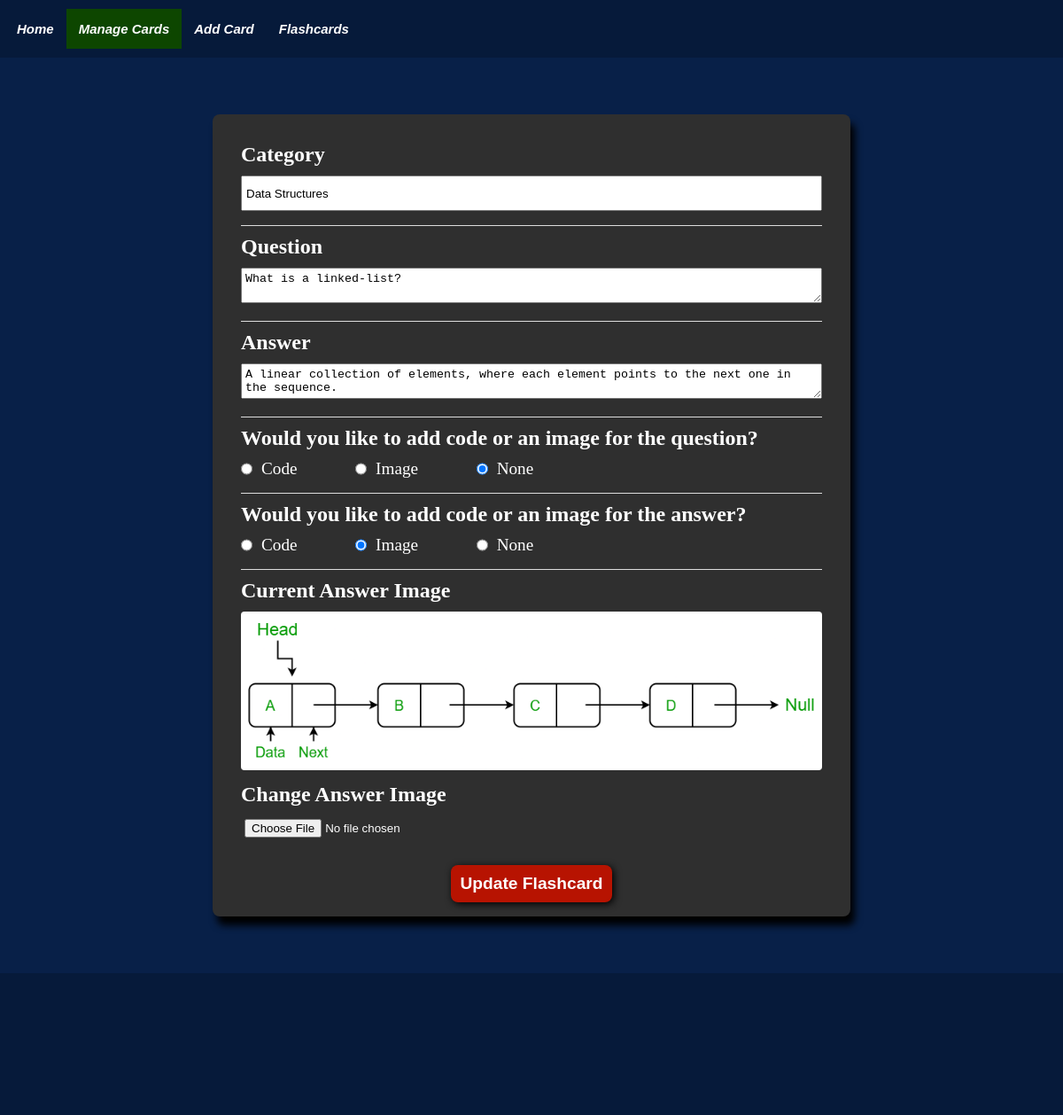
/edit_flashcard/23, run on the app's committed database.
### tables this page shows
CREATE TABLE Flashcards(
                    cid INTEGER PRIMARY KEY AUTOINCREMENT,
                    category TEXT NOT NULL,
                    question TEXT,
                    answer TEXT,
                    qid INTEGER REFERENCES Figure(fid), 
                    aid INTEGER REFERENCES Figure(fid)
            );

CREATE TABLE Figure(
                    fid INTEGER PRIMARY KEY AUTOINCREMENT,
                    code_block TEXT,
                    code_type TEXT,
                    image_file TEXT
            );

### app/routes.py (the view)
@app.route("/edit_flashcard/<key>")
def edit_flashcard_route(key):
    data = database.view_card(key=key)
    categories = database.view_allcategories()
    return render_template('edit_flashcard.html', nav_id="manage-page", data=data, categories=categories)

### app/database.py (called while the page is built)
def view_allcategories():
    try:
        with sqlite3.connect(DATABASE) as conn:
            c = conn.cursor()
            LOGGER.info(f"SELECT category, COUNT(*) as count FROM Flashcards GROUP BY category")
            c.execute("SELECT category, COUNT(*) as count FROM Flashcards GROUP BY category")
            card_data = c.fetchall()
            response = {}
            for x in card_data:
                key = x[0]              # Category type
                response[key] = x[1]    # Number of question in the category
        return response
    except sqlite3.Error as e:
        LOGGER.error(f"An error occured when retrieving from the database: {e}")
        return None

### app/templates/edit_flashcard.html (shortened to what this page needs)
{% extends "base.html" %}
{% block content %}
<div class="flashcard-content">
    <form action="{{ url_for('update_flashcard_route', key=data['key']) }}" method="post" enctype="multipart/form-data">
        <div class="flashcard-content-inner">
            <h2>Category</h2>
            <input class="search" id="category" name="category" rows="4" value="{{ data['category'] | escape }}">
        </div>
        <div class="flashcard-content-inner">
            <h2>Question</h2>
            <textarea id="question" name="question" rows="4">{{ data['question'] | escape }}</textarea>
        </div>
        <div class="flashcard-content-inner">
            <h2>Answer</h2>
            <textarea id="answer" name="answer" rows="4">{{ data['answer'] | escape }}</textarea>
        </div>
        <div class="flashcard-content-inner">
            <h2>Would you like to add code or an image for the question?</h2>
            <div class="radio-input">
                <input type="radio" id="q-code-selection" name="q-figure-type" value="code" onclick="toggleQuestionFields('code')" {% if data['q_code_block'] %}checked{% endif %}>
                <label for="q-code-selection">Code</label>
                <input type="radio" id="q-image-selection" name="q-figure-type" value="image" onclick="toggleQuestionFields('image')" {% if data['q_image_file'] %}checked{% endif %}>
                <label for="q-image-selection">Image</label>
                <input type="radio" id="q-none-type" name="q-figure-type" value="none" onclick="toggleQuestionFields('none')" {% if not data['q_code_block'] and not data['q_image_file'] %}checked{% endif %}>
                <label for="q-none-type">None</label>
            </div>
        </div>
        <div class="flashcard-content-inner">
            <h2>Would you like to add code or an image for the answer?</h2>
            <div class="radio-input">
                <input type="radio" id="a-code-selection" name="a-figure-type" value="code" onclick="toggleAnswerFields('code')" {% if data['a_code_block'] %}checked{% endif %}>
                <label for="a-code-selection">Code</label>
                <input type="radio" id="a-image-selection" name="a-figure-type" value="image" onclick="toggleAnswerFields('image')" {% if data['a_image_file'] %}checked{% endif %}>
                <label for="a-image-selection">Image</label>
                <input type="radio" id="a-none-type" name="a-figure-type" value="none" onclick="toggleAnswerFields('none')" {% if not data['a_code_block'] and not data['a_image_file'] %}checked{% endif %}>
                <label for="a-none-type">None</label>
            </div>
        </div>
        <div class="flashcard-content-inner" id="a-image-section" style="display: none;">
            {% if data['a_image_file'] %}
                <h2>Current Answer Image</h2>
                <img class="card-image" id="a-card-image" src="{{ url_for('static', filename='images/' + data['a_image_file']) }}"
                    alt="{{ data['a_image_file'] }}">
            {% endif %}
            <h2>Change Answer Image</h2>
            <input type="file" id="a-image-figure" name="a-image-figure">
        </div>
        <button class="edit-btn" type="submit">Update Flashcard</button>
    </form>
</div>
{% endblock %}

### app/static/css/base.css (style rules this page uses)
* { padding: 0; margin: 0; box-sizing: border-box; }
body { background-color: #082048; font-family: 'Times New Roman', Times, serif; width: 100%; position: relative; display: flex; flex-direction: column; min-height: 100vh; }
.card-image { border-radius: 4px; height: fit-content; max-height: 100%; max-width: 100%; }
.flashcard-content { background-color: #2f2f2f; color: #FFFFFF; box-shadow: 5px 10px 8px #000; margin: 0 auto 4rem auto; padding: 1rem; border-radius: 8px; width: 60vw; }
.flashcard-content-inner { margin: 1rem; border-top: 1px solid #ddd;; }
.flashcard-content-inner h2 { margin: 10px 0; }
.flashcard-content-inner:first-child { border-top: none; }
.flashcard-content-inner textarea, .flashcard-content-inner input:not(input[type='radio']) { width: 100%; max-width: 100%; min-width: 100%; height: 40px; overflow-y: auto; padding: 4px; }
.radio-input { display: flex; flex-direction: row; font-size: larger; }
#q-image-selection, #q-none-type, #a-image-selection, #a-none-type { margin-left: 10%; }
.radio-input label { margin-left: 10px; }
.edit-btn { border: none; display: block; margin: 0 auto; padding: 10px; background-color: #b71301; box-shadow: 2px 2px 8px #000; border-radius: 8px; color: #FFFFFF; font-weight: bold; font-size: larger; }

### data on the page
Flashcards: category "Data Structures", question "What is a linked-list?", answer "A linear collection of elements, where each element points to the next one in the sequence."
Figure: image_file "☑ Image", image_file "☐ None", image_file (picture)
